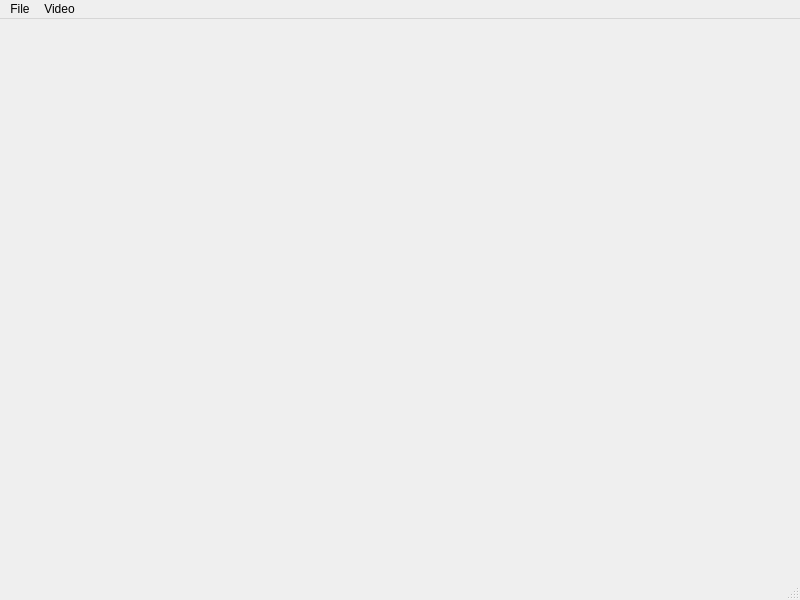
<?xml version="1.0" encoding="UTF-8"?>
<ui version="4.0">
 <class>MediaWindow</class>
 <widget class="QMainWindow" name="MediaWindow">
  <property name="geometry">
   <rect>
    <x>0</x>
    <y>0</y>
    <width>800</width>
    <height>600</height>
   </rect>
  </property>
  <property name="windowTitle">
   <string>MainWindow</string>
  </property>
  <widget class="QWidget" name="centralwidget"/>
  <widget class="QMenuBar" name="menubar">
   <property name="geometry">
    <rect>
     <x>0</x>
     <y>0</y>
     <width>800</width>
     <height>26</height>
    </rect>
   </property>
   <widget class="QMenu" name="menuFile">
    <property name="title">
     <string>File</string>
    </property>
    <addaction name="actionFile"/>
   </widget>
   <widget class="QMenu" name="menuVideo">
    <property name="title">
     <string>Video</string>
    </property>
    <addaction name="actionPlay"/>
    <addaction name="actionPause"/>
    <addaction name="actionStop"/>
   </widget>
   <addaction name="menuFile"/>
   <addaction name="menuVideo"/>
  </widget>
  <widget class="QStatusBar" name="statusbar"/>
  <action name="actionFile">
   <property name="icon">
    <iconset resource="resources.qrc">
     <normaloff>:/images/icons/folder.png</normaloff>:/images/icons/folder.png</iconset>
   </property>
   <property name="text">
    <string>File</string>
   </property>
   <property name="toolTip">
    <string>Open A File</string>
   </property>
  </action>
  <action name="actionPlay">
   <property name="icon">
    <iconset resource="resources.qrc">
     <normaloff>:/images/icons/control_play.png</normaloff>:/images/icons/control_play.png</iconset>
   </property>
   <property name="text">
    <string>Play</string>
   </property>
  </action>
  <action name="actionPause">
   <property name="icon">
    <iconset resource="resources.qrc">
     <normaloff>:/images/icons/control_pause.png</normaloff>:/images/icons/control_pause.png</iconset>
   </property>
   <property name="text">
    <string>Pause</string>
   </property>
  </action>
  <action name="actionStop">
   <property name="icon">
    <iconset resource="resources.qrc">
     <normaloff>:/images/icons/control_stop.png</normaloff>:/images/icons/control_stop.png</iconset>
   </property>
   <property name="text">
    <string>Stop</string>
   </property>
  </action>
 </widget>
 <resources>
  <include location="resources.qrc"/>
 </resources>
 <connections/>
</ui>
